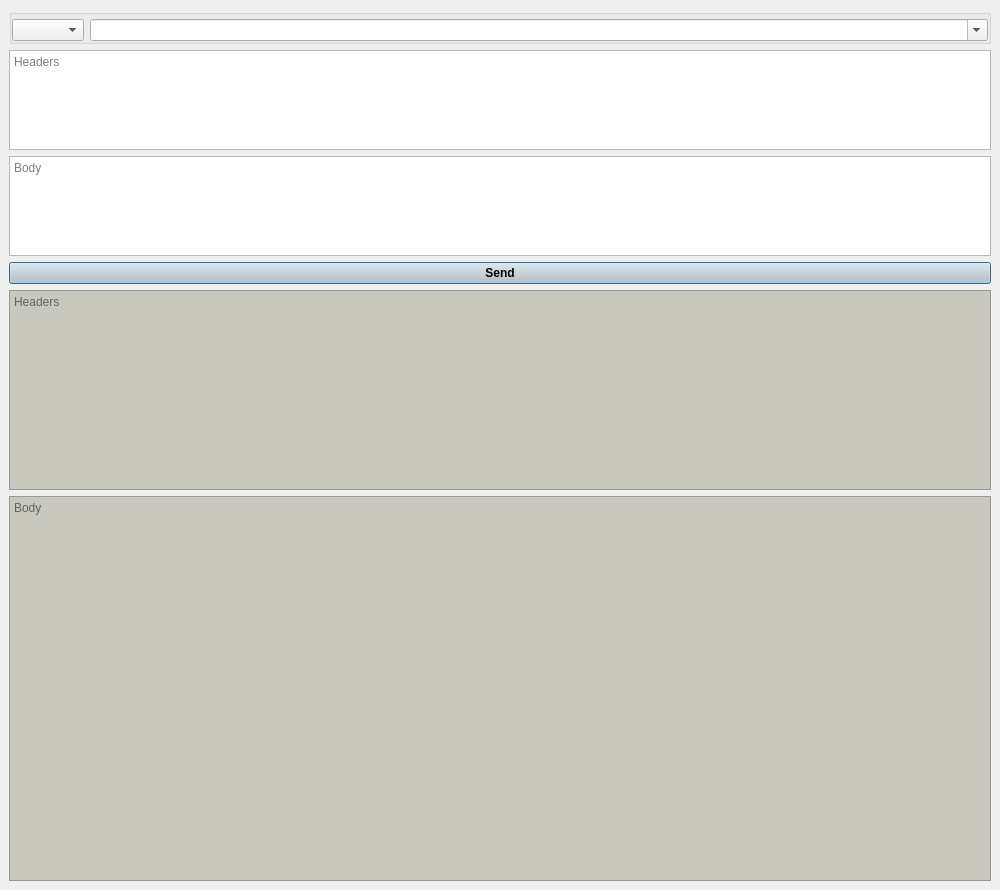
<?xml version="1.0" encoding="UTF-8"?>
<ui version="4.0">
 <class>MainWindow</class>
 <widget class="QMainWindow" name="MainWindow">
  <property name="geometry">
   <rect>
    <x>0</x>
    <y>0</y>
    <width>1000</width>
    <height>890</height>
   </rect>
  </property>
  <property name="sizePolicy">
   <sizepolicy hsizetype="Expanding" vsizetype="Expanding">
    <horstretch>0</horstretch>
    <verstretch>0</verstretch>
   </sizepolicy>
  </property>
  <property name="minimumSize">
   <size>
    <width>0</width>
    <height>0</height>
   </size>
  </property>
  <property name="maximumSize">
   <size>
    <width>16777215</width>
    <height>16777215</height>
   </size>
  </property>
  <property name="windowTitle">
   <string>curl</string>
  </property>
  <property name="windowIcon">
   <iconset>
    <normaloff>7221436_reasonably_small.gif</normaloff>7221436_reasonably_small.gif</iconset>
  </property>
  <widget class="QWidget" name="centralwidget">
   <layout class="QVBoxLayout" name="verticalLayout">
    <item>
     <widget class="QGroupBox" name="groupBox">
      <property name="sizePolicy">
       <sizepolicy hsizetype="Expanding" vsizetype="Fixed">
        <horstretch>0</horstretch>
        <verstretch>0</verstretch>
       </sizepolicy>
      </property>
      <property name="minimumSize">
       <size>
        <width>0</width>
        <height>25</height>
       </size>
      </property>
      <property name="autoFillBackground">
       <bool>false</bool>
      </property>
      <property name="title">
       <string/>
      </property>
      <property name="flat">
       <bool>false</bool>
      </property>
      <layout class="QHBoxLayout" name="horizontalLayout">
       <property name="leftMargin">
        <number>0</number>
       </property>
       <property name="topMargin">
        <number>4</number>
       </property>
       <property name="rightMargin">
        <number>0</number>
       </property>
       <property name="bottomMargin">
        <number>0</number>
       </property>
       <item>
        <widget class="QComboBox" name="Type">
         <property name="sizePolicy">
          <sizepolicy hsizetype="Fixed" vsizetype="Fixed">
           <horstretch>0</horstretch>
           <verstretch>0</verstretch>
          </sizepolicy>
         </property>
         <property name="currentText">
          <string/>
         </property>
         <property name="currentIndex">
          <number>-1</number>
         </property>
         <property name="placeholderText">
          <string/>
         </property>
        </widget>
       </item>
       <item>
        <widget class="QComboBox" name="URL">
         <property name="sizePolicy">
          <sizepolicy hsizetype="Expanding" vsizetype="Fixed">
           <horstretch>0</horstretch>
           <verstretch>0</verstretch>
          </sizepolicy>
         </property>
         <property name="sizeIncrement">
          <size>
           <width>0</width>
           <height>0</height>
          </size>
         </property>
         <property name="editable">
          <bool>true</bool>
         </property>
         <property name="placeholderText">
          <string>URL</string>
         </property>
        </widget>
       </item>
      </layout>
     </widget>
    </item>
    <item>
     <widget class="QTextEdit" name="RequestHeaders">
      <property name="sizePolicy">
       <sizepolicy hsizetype="Expanding" vsizetype="Fixed">
        <horstretch>0</horstretch>
        <verstretch>0</verstretch>
       </sizepolicy>
      </property>
      <property name="maximumSize">
       <size>
        <width>16777215</width>
        <height>100</height>
       </size>
      </property>
      <property name="placeholderText">
       <string>Headers</string>
      </property>
     </widget>
    </item>
    <item>
     <widget class="QTextEdit" name="RequestBody">
      <property name="maximumSize">
       <size>
        <width>16777215</width>
        <height>100</height>
       </size>
      </property>
      <property name="placeholderText">
       <string>Body</string>
      </property>
     </widget>
    </item>
    <item>
     <widget class="QPushButton" name="Send">
      <property name="font">
       <font>
        <bold>true</bold>
       </font>
      </property>
      <property name="cursor">
       <cursorShape>PointingHandCursor</cursorShape>
      </property>
      <property name="styleSheet">
       <string notr="true">background-color: rgb(200, 200, 200);</string>
      </property>
      <property name="text">
       <string>Send</string>
      </property>
      <property name="autoDefault">
       <bool>false</bool>
      </property>
      <property name="default">
       <bool>true</bool>
      </property>
      <property name="flat">
       <bool>false</bool>
      </property>
     </widget>
    </item>
    <item>
     <widget class="QTextEdit" name="ResponseHeaders">
      <property name="enabled">
       <bool>true</bool>
      </property>
      <property name="maximumSize">
       <size>
        <width>16777215</width>
        <height>200</height>
       </size>
      </property>
      <property name="styleSheet">
       <string notr="true">background-color: rgb(200, 200, 190);</string>
      </property>
      <property name="placeholderText">
       <string>Headers</string>
      </property>
     </widget>
    </item>
    <item>
     <widget class="QTextEdit" name="ResponseBody">
      <property name="enabled">
       <bool>true</bool>
      </property>
      <property name="styleSheet">
       <string notr="true">background-color: rgb(200, 200, 190);</string>
      </property>
      <property name="placeholderText">
       <string>Body</string>
      </property>
     </widget>
    </item>
   </layout>
  </widget>
 </widget>
 <resources/>
 <connections/>
</ui>
